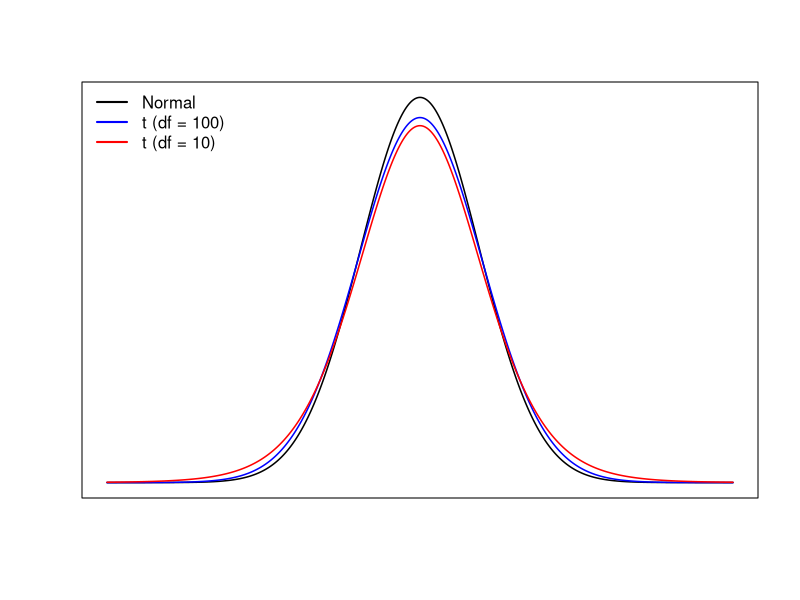
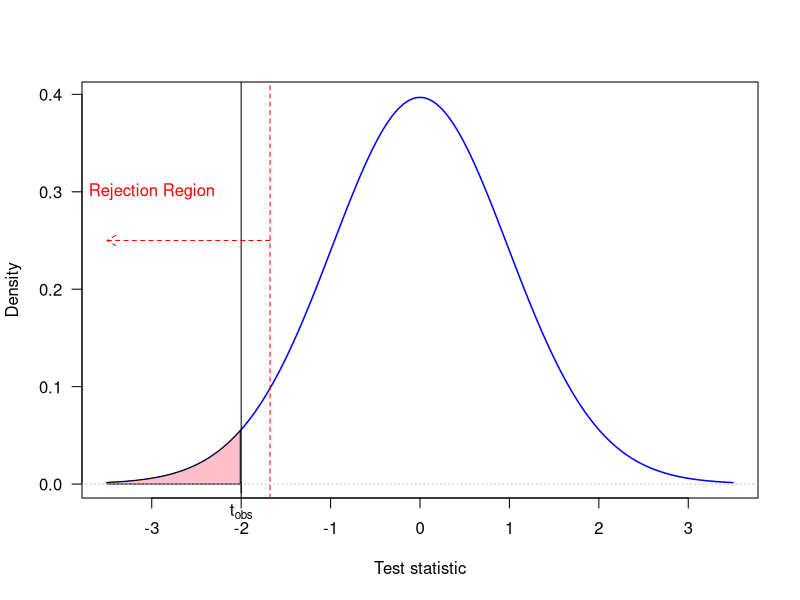
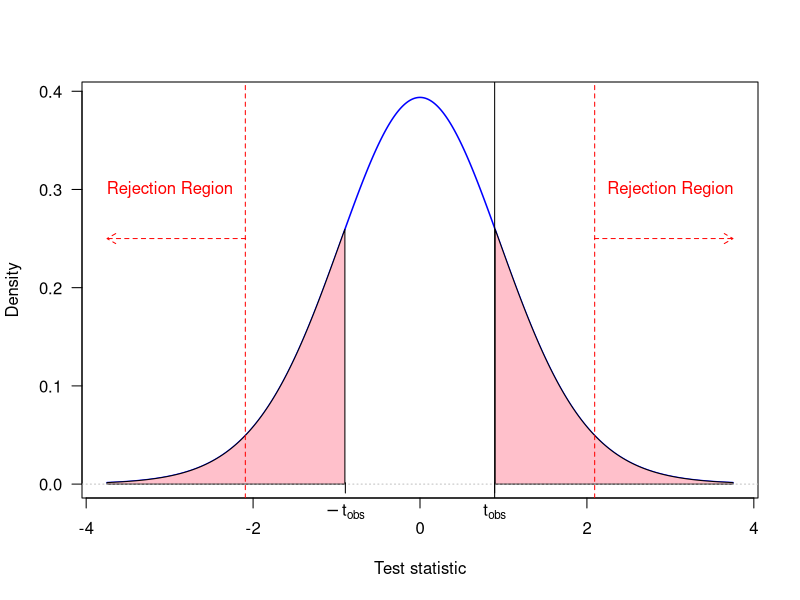
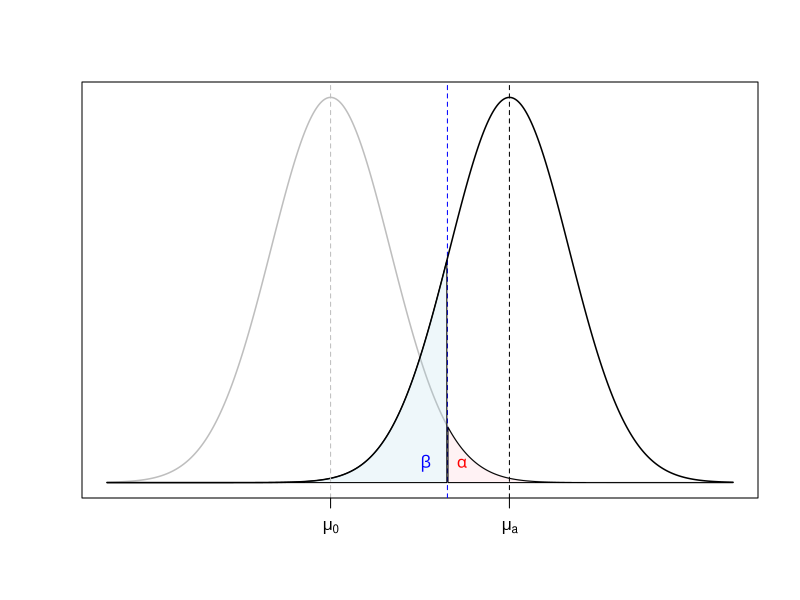

R code for these plots, in order:
## ---- chunk 1
knitr::opts_chunk$set(echo = TRUE)
## ---- chunk 2
xbar = 5 * 12 + 9 
sd = 4
# 95% CI
alpha = 0.05
n = 40
ME <- qnorm(1 - alpha / 2) * (sd / sqrt(n))  
CI <- c(xbar - ME, xbar + ME)
CI

n = 400
ME <- qnorm(1 - alpha / 2) * (sd / sqrt(n))  
CI <- c(xbar - ME, xbar + ME)
CI

alpha = 0.01
ME <- qnorm(1 - alpha / 2) * (sd / sqrt(n))  
CI <- c(xbar - ME, xbar + ME)
CI

sd = 6
ME <- qnorm(1 - alpha / 2) * (sd / sqrt(n))  
CI <- c(xbar - ME, xbar + ME)
CI
## ---- chunk 3
sd = 4; alpha = 0.05; ME = 0.5 / 2
n = (qnorm(1 - alpha / 2) * 4 / ME)^2
n
## ---- chunk 4
curve(dnorm(x, sd = 0.95),
      from = -5, to = 5,
      xlab = "", ylab = "",
      lwd = 1.5, n = 1001,
      xaxt = "n", yaxt = "n")
curve(dt(x, 100), from = -5, to = 5, n = 1001, lwd = 1.5, add = T, col = "blue")
curve(dt(x, 10), from = -5, to = 5, n = 1001, lwd = 1.5, add = T, col = "red")
legend("topleft", legend = c("Normal", "t (df = 100)", "t (df = 10)"), col = c("black", "blue", "red"), lty = 1, lwd = 2, bty = "n")
## ---- chunk 5
n = 40; alpha = 0.05; sdEst = 4.5; xbar = 69

ME <- qt(1 - alpha / 2, n - 1) * (sdEst / sqrt(n))  
CI <- c(xbar - ME, xbar + ME)
CI
## ---- chunk 6
# P-value
pt(-2, 48)

curve(dt(x, 48), from = -3.5, to = 3.5, n = 1001, lwd = 1.5, col = "blue",
      xlab = "Test statistic",
      ylab = "Density", las = 1)
abline(v = -2)
x_grid <- seq(-3.5, 3.5, 0.01)
y_grid <- dt(x_grid, 48)
polygon(c(x_grid[x_grid < -2], rev(x_grid[x_grid < -2])),
        c(y_grid[x_grid < -2], rep(0, length(y_grid[x_grid < -2]))), col = "pink")
abline(h = 0, lty = 3, col = "gray")
axis(1, at = -2, labels = expression(t["obs"]),
     line = -0.75)
abline(v = -qt(0.95, 48), lty = 2, col = "red")
arrows(-1.68, 0.25, x1 = -3.5, length = 0.1,
       lty = 2, col = "red")
text(-3, 0.3, "Rejection Region", col = "red")
## ---- chunk 7
curve(dt(x, 19), from = -3.75, to = 3.75, n = 1001, lwd = 1.5, col = "blue",
      xlab = "Test statistic",
      ylab = "Density", las = 1)
x_grid <- seq(-3.75, 3.75, 0.01)
y_grid <- dt(x_grid, 19)
t_star = 0.8944
polygon(c(x_grid[x_grid < -t_star], rev(x_grid[x_grid < -t_star])),
        c(y_grid[x_grid < -t_star], rep(0, length(y_grid[x_grid < -t_star]))), col = "pink")
polygon(c(x_grid[x_grid > t_star], rev(x_grid[x_grid > t_star])),
        c(y_grid[x_grid > t_star], rep(0, length(y_grid[x_grid > t_star]))), col = "pink")
abline(h = 0, lty = 3, col = "gray")
axis(1, at = 0.8944, labels = expression(t["obs"]), line = -0.75)
axis(1, at = -0.8944, labels = expression(-t["obs"]), line = -0.75)
abline(v = -qt(0.975, 19), lty = 2, col = "red")
abline(v = qt(0.975, 19), lty = 2, col = "red")
abline(v = 0.8944)
arrows(-2.09, 0.25, x1 = -3.75, length = 0.1,
       lty = 2, col = "red")
arrows(2.09, 0.25, x1 = 3.75, length = 0.1,
       lty = 2, col = "red")
text(-3, 0.3, "Rejection Region", col = "red")
text(3, 0.3, "Rejection Region", col = "red")
## ---- chunk 8
library(scales)
curve(dnorm(x), from = -3.75, to = 6.75, n = 1001, lwd = 1.5, col = "gray",
      xlab = "",
      ylab = "", las = 1,
      xaxt = "n", yaxt = "n")
abline(v = 1.96, lty = 2, col = "blue")
x_grid <- seq(-3.75, 6.75, 0.01)
y_grid <- dnorm(x_grid)
polygon(c(x_grid[x_grid > 1.96], rev(x_grid[x_grid > 1.96])),
        c(y_grid[x_grid > 1.96], rep(0, length(y_grid[x_grid > 1.96]))), col = alpha("pink", 0.2))
curve(dnorm(x, mean = 3), from = -3.75, to = 6.75, n = 1001, lwd = 1.5, add = T,
      xlab = "",
      ylab = "", las = 1)
x_grid <- seq(-3.75, 6.75, 0.01)
y_grid <- dnorm(x_grid, mean = 3)
polygon(c(x_grid[x_grid < 1.96], rev(x_grid[x_grid < 1.96])),
        c(y_grid[x_grid < 1.96], rep(0, length(y_grid[x_grid < 1.96]))), col = alpha("lightblue", 0.2))
abline(v = 0, lty = 2, col = "gray")
abline(v = 3, lty = 2)
axis(1, at = 0, labels = expression(mu[0]))
axis(1, at = 3, labels = expression(mu[a]))
text(2.2, 0.02, expression(alpha), col = "red")
text(1.6, 0.02, expression(beta), col = "blue")
